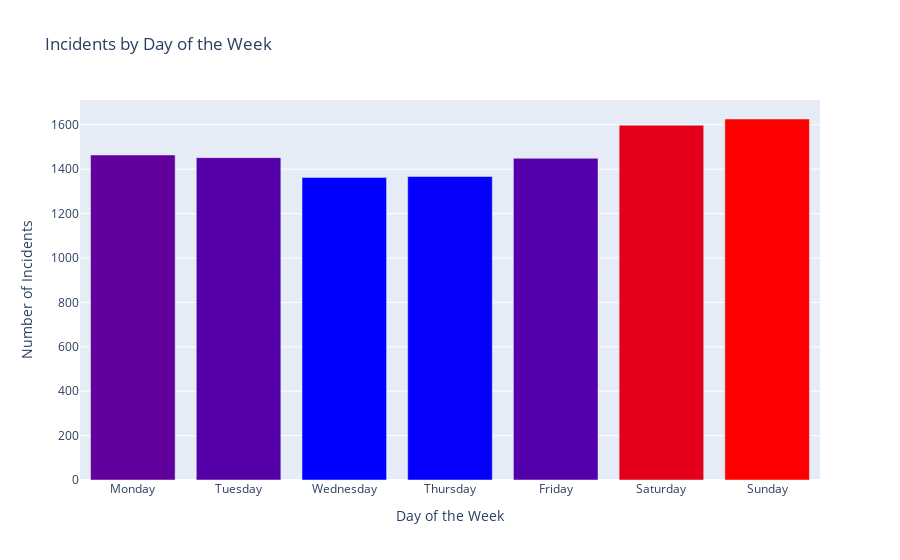

Notebook code cell kept with this figure:
### Code cell
fig = px.bar(incidents_by_dayofweek, 
             x='DayOfWeekName', 
             y='Counts',
             title='Incidents by Day of the Week',
             labels={'DayOfWeekName': 'Day of the Week', 'Counts': 'Number of Incidents'},
             color='Counts',
             color_continuous_scale=px.colors.sequential.Bluered
                )
             
fig.update_layout(xaxis_title='Day of the Week',
                  yaxis_title='Number of Incidents',
                  coloraxis_showscale=False
                 )
fig.show()

### Figure 1 — Plotly figure (JSON) as saved in the notebook; plotly's stock layout.template omitted (floating-point values rounded to 4 significant figures)
{"data": [{"alignmentgroup": "True", "hovertemplate": "Day of the Week=%{x}<br>Number of Incidents=%{marker.color}<extra></extra>", "legendgroup": "", "marker": {"color": [1464, 1452, 1363, 1367, 1449, 1598, 1626], "coloraxis": "coloraxis", "pattern": {"shape": ""}}, "name": "", "offsetgroup": "", "orientation": "v", "showlegend": false, "textposition": "auto", "type": "bar", "x": ["Monday", "Tuesday", "Wednesday", "Thursday", "Friday", "Saturday", "Sunday"], "xaxis": "x", "y": [1464, 1452, 1363, 1367, 1449, 1598, 1626], "yaxis": "y"}], "layout": {"barmode": "relative", "coloraxis": {"colorbar": {"title": {"text": "Number of Incidents"}}, "colorscale": [[0, "rgb(0,0,255)"], [1, "rgb(255,0,0)"]], "showscale": false}, "legend": {"tracegroupgap": 0}, "title": {"text": "Incidents by Day of the Week"}, "xaxis": {"anchor": "y", "domain": [0, 1], "title": {"text": "Day of the Week"}}, "yaxis": {"anchor": "x", "domain": [0, 1], "title": {"text": "Number of Incidents"}}}}
